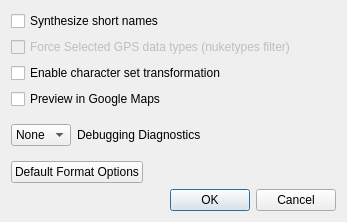
<?xml version="1.0" encoding="UTF-8"?>
<ui version="4.0">
 <class>AdvUi</class>
 <widget class="QDialog" name="AdvUi">
  <property name="geometry">
   <rect>
    <x>0</x>
    <y>0</y>
    <width>347</width>
    <height>222</height>
   </rect>
  </property>
  <property name="windowTitle">
   <string>Global Options</string>
  </property>
  <layout class="QVBoxLayout" name="verticalLayout">
   <item>
    <widget class="QCheckBox" name="synthShortNames">
     <property name="toolTip">
      <string>Create smart shortened names. </string>
     </property>
     <property name="text">
      <string>Synthesize short names</string>
     </property>
    </widget>
   </item>
   <item>
    <widget class="QCheckBox" name="forceGPSTypes">
     <property name="enabled">
      <bool>false</bool>
     </property>
     <property name="text">
      <string>Force Selected GPS data types (nuketypes filter)</string>
     </property>
    </widget>
   </item>
   <item>
    <widget class="QCheckBox" name="enableCharSetXform">
     <property name="enabled">
      <bool>true</bool>
     </property>
     <property name="toolTip">
      <string>Convert character set encoding between input and output</string>
     </property>
     <property name="text">
      <string>Enable character set transformation</string>
     </property>
    </widget>
   </item>
   <item>
    <widget class="QCheckBox" name="previewGmap">
     <property name="text">
      <string>Preview in Google Maps</string>
     </property>
    </widget>
   </item>
   <item>
    <layout class="QHBoxLayout" name="horizontalLayout">
     <item>
      <widget class="QComboBox" name="debugCombo">
       <property name="toolTip">
        <string>Debugging diagnostics.  
Higher number provides more deitaled diagnostics.</string>
       </property>
       <item>
        <property name="text">
         <string>None</string>
        </property>
       </item>
       <item>
        <property name="text">
         <string>0</string>
        </property>
       </item>
       <item>
        <property name="text">
         <string>1</string>
        </property>
       </item>
       <item>
        <property name="text">
         <string>2</string>
        </property>
       </item>
       <item>
        <property name="text">
         <string>3</string>
        </property>
       </item>
       <item>
        <property name="text">
         <string>4</string>
        </property>
       </item>
       <item>
        <property name="text">
         <string>5</string>
        </property>
       </item>
       <item>
        <property name="text">
         <string>6</string>
        </property>
       </item>
       <item>
        <property name="text">
         <string>7</string>
        </property>
       </item>
       <item>
        <property name="text">
         <string>8</string>
        </property>
       </item>
       <item>
        <property name="text">
         <string>9</string>
        </property>
       </item>
      </widget>
     </item>
     <item>
      <widget class="QLabel" name="label">
       <property name="text">
        <string>Debugging Diagnostics</string>
       </property>
      </widget>
     </item>
     <item>
      <spacer name="horizontalSpacer">
       <property name="orientation">
        <enum>Qt::Horizontal</enum>
       </property>
       <property name="sizeHint" stdset="0">
        <size>
         <width>40</width>
         <height>20</height>
        </size>
       </property>
      </spacer>
     </item>
    </layout>
   </item>
   <item>
    <layout class="QHBoxLayout" name="horizontalLayout_2">
     <item>
      <widget class="QPushButton" name="formatButton">
       <property name="toolTip">
        <string>Set all format input/output options to default values</string>
       </property>
       <property name="text">
        <string>Default Format Options</string>
       </property>
      </widget>
     </item>
     <item>
      <spacer name="horizontalSpacer_2">
       <property name="orientation">
        <enum>Qt::Horizontal</enum>
       </property>
       <property name="sizeHint" stdset="0">
        <size>
         <width>40</width>
         <height>20</height>
        </size>
       </property>
      </spacer>
     </item>
    </layout>
   </item>
   <item>
    <widget class="QDialogButtonBox" name="buttonBox">
     <property name="orientation">
      <enum>Qt::Horizontal</enum>
     </property>
     <property name="standardButtons">
      <set>QDialogButtonBox::Cancel|QDialogButtonBox::Ok</set>
     </property>
    </widget>
   </item>
  </layout>
 </widget>
 <resources/>
 <connections/>
</ui>
